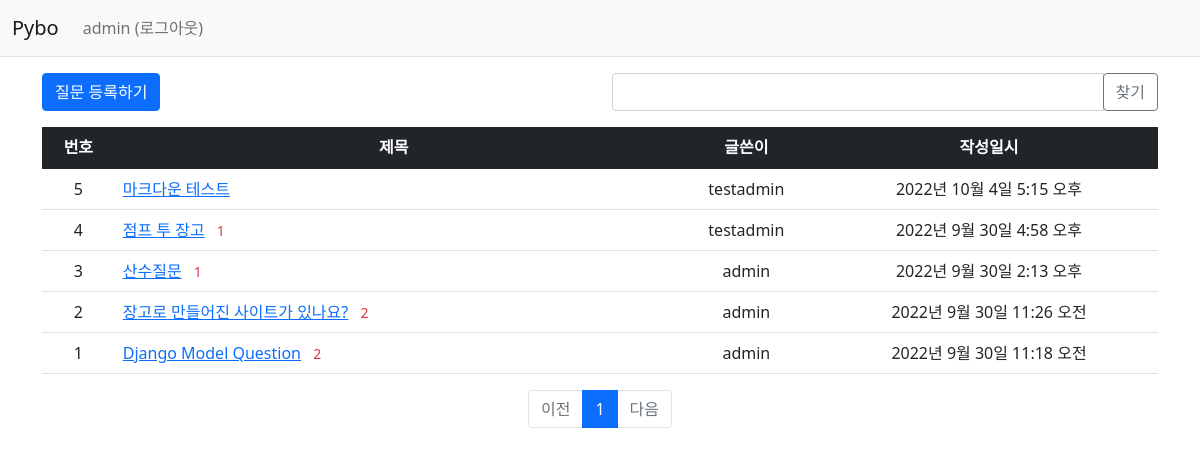
The app's page /pybo/ (signed in) with its own data.
### pybo/models.py (models this page shows, shortened)
class Question(models.Model):
    author = models.ForeignKey(User, on_delete=models.CASCADE, related_name='author_question')
    subject = models.CharField(max_length=200)
    content = models.TextField()
    create_date = models.DateTimeField()
    modify_date = models.DateTimeField(null=True, blank=True)
    voter = models.ManyToManyField(User, related_name='voter_question')  # 추천인 추가

### pybo/views/base_views.py (the view, shortened to what this page needs)
# urls.py: path('', base_views.index, name='index'),  # '/' 에 해당되는 path
def index(request):
    page = request.GET.get('page', '1')  # 페이지
    kw = request.GET.get('kw', '')  # 검색어
    question_list = Question.objects.order_by('-create_date')
    paginator = Paginator(question_list, 10)  # 페이지당 10개씩 보여주기
    page_obj = paginator.get_page(page)
    context = {'question_list': page_obj, 'page': page, 'kw': kw}
    return render(request, 'pybo/question_list.html', context)

### pybo/templatetags/pybo_filter.py (called while the page is built)
@register.filter
def sub(value, arg):
    return value - arg

### templates/pybo/question_list.html (shortened to what this page needs)
{% extends 'base.html' %}
{% load pybo_filter %}
{% block content %}
<div class="container my-3">
    <div class="row my-3">
        <div class="col-6">
            <a href="{% url 'pybo:question_create' %}" class="btn btn-primary">질문 등록하기</a>
        </div>
        <div class="col-6">
            <div class="input-group">
                <input type="text" id="search_kw" class="form-control" value="{{ kw|default_if_none:'' }}">
                <div class="input-group-append">
                    <button class="btn btn-outline-secondary" type="button" id="btn_search">찾기</button>
                </div>
            </div>
        </div>
    </div>
    <table class="table">
        <thead>
        <tr class="text-center table-dark">
            <th>번호</th>
            <th style="width:50%">제목</th>
            <th>글쓴이</th>
            <th>작성일시</th>
        </tr>
        </thead>
        <tbody>
        {% if question_list %}
        {% for question in question_list %}
        <tr class="text-center">
            <td>
                {{ question_list.paginator.count|sub:question_list.start_index|sub:forloop.counter0|add:1 }}
            </td>
            <td class="text-start">
                <a href="{% url 'pybo:detail' question.id %}">{{ question.subject }}</a>
                {% if question.answer_set.count > 0 %}
                <span class="text-danger small mx-2">{{ question.answer_set.count }}</span>
                {% endif %}
            <td>{{ question.author.username }}</td>
            <td>{{ question.create_date }}</td>
        </tr>
        {% endfor %}
        {% else %}
        <tr>
            <td colspan="4">질문이 없습니다.</td>
        </tr>
        {% endif %}
        </tbody>
    </table>
    <ul class="pagination justify-content-center">
        {% if question_list.has_previous %}
        <li class="page-item">
            <a class="page-link" data-page="{{ question_list.previous_page_number }}"
           href="javascript:void(0)">이전</a>
        </li>
        {% else %}
        <li class="page-item disabled">
            <a class="page-link" tabindex="-1" aria-disabled="true" href="#">이전</a>
        </li>
        {% endif %}
        {% for page_number in question_list.paginator.page_range %}
        {% if page_number >= question_list.number|add:-5 and page_number <= question_list.number|add:5 %}
        {% if page_number == question_list.number %}
        <li class="page-item active" aria-current="page">
             <a class="page-link" data-page="{{ page_number }}"
           href="javascript:void(0)">{{ page_number }}</a>
        </li>
        {% else %}
        <li class="page-item">
            <a class="page-link" data-page="{{ page_number }}"
           href="javascript:void(0)">{{ page_number }}</a>
        </li>
        {% endif %}
        {% endif %}
        {% endfor %}
        {% if question_list.has_next %}
        <li class="page-item">
            <a class="page-link" data-page="{{ question_list.next_page_number }}"
           href="javascript:void(0)">다음</a>
        </li>
        {% else %}
        <li class="page-item disabled">
            <a class="page-link" tabindex="-1" aria-disabled="true" href="#">다음</a>
        </li>
        {% endif %}
    </ul>
</div>
{% endblock %}

### templates/navbar.html (shortened to what this page needs)
<nav class="navbar navbar-expand-lg navbar-light bg-light border-bottom">
    <div class="container-fluid">
        <a class="navbar-brand" href="{% url 'index' %}">Pybo</a>
        <div class="collapse navbar-collapse" id="navbarSupportedContent">
            <ul class="navbar-nav me-auto mb-2 mb-lg-0">
                <li class="nav-item">
                    {% if user.is_authenticated %}
                    <a class="nav-link" href="{% url 'common:logout' %}">{{ user.username }} (로그아웃)</a>
                    {% else %}
                    <a class="nav-link" href="{% url 'common:login' %}">로그인</a>
                    {% endif %}
                </li>
            </ul>
        </div>
    </div>
</nav>

### records on screen
Question: paginator.count|sub "5", subject "마크다운 테스트", author.username "testadmin", create_date "2022년 10월 4일 5:15 오후"
Question: paginator.count|sub "4", subject "점프 투 장고", answer_set.count "1", author.username "testadmin", create_date "2022년 9월 30일 4:58 오후"
Question: paginator.count|sub "3", subject "산수질문", answer_set.count "1", author.username "admin", create_date "2022년 9월 30일 2:13 오후"
Question: paginator.count|sub "2", subject "장고로 만들어진 사이트가 있나요?", answer_set.count "2", author.username "admin", create_date "2022년 9월 30일 11:26 오전"
Question: paginator.count|sub "1", subject "Django Model Question", answer_set.count "2", author.username "admin", create_date "2022년 9월 30일 11:18 오전"

### other values on screen
{{ user.username }} "admin"
{{ page_number }} "1"
